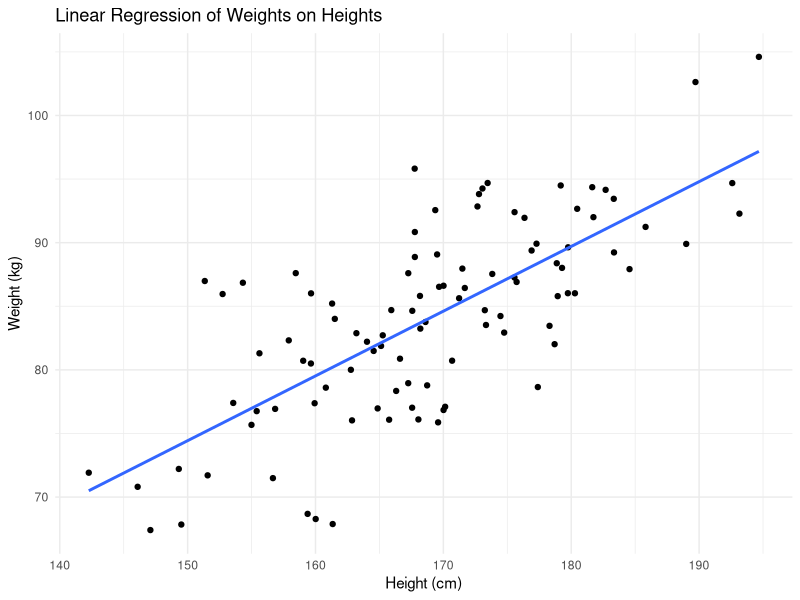

Generate this figure with R:
## ---- chunk 1
# Load necessary libraries
library(ggplot2)
library(dplyr)
# Create a sample data set

set.seed(8561)

theme_set(theme_minimal())

n <- 100
heights <- rnorm(n, mean = 170, sd = 10)
weights <- 0.5 * heights + rnorm(n, mean = 0, sd
 = 5)
df <- data.frame(heights, weights)
head(df, 5)

# Fit a linear regression model
model <- lm(weights ~ heights, data = df)
# Summarize the model
summary(model)
# Plot the data and the fitted line
ggplot(df, aes(x = heights, y = weights)) +
  geom_point() +
  geom_smooth(method = "lm", se = FALSE) +
  labs(title = "Linear Regression of Weights on Heights",
       x = "Height (cm)",
       y = "Weight (kg)")
